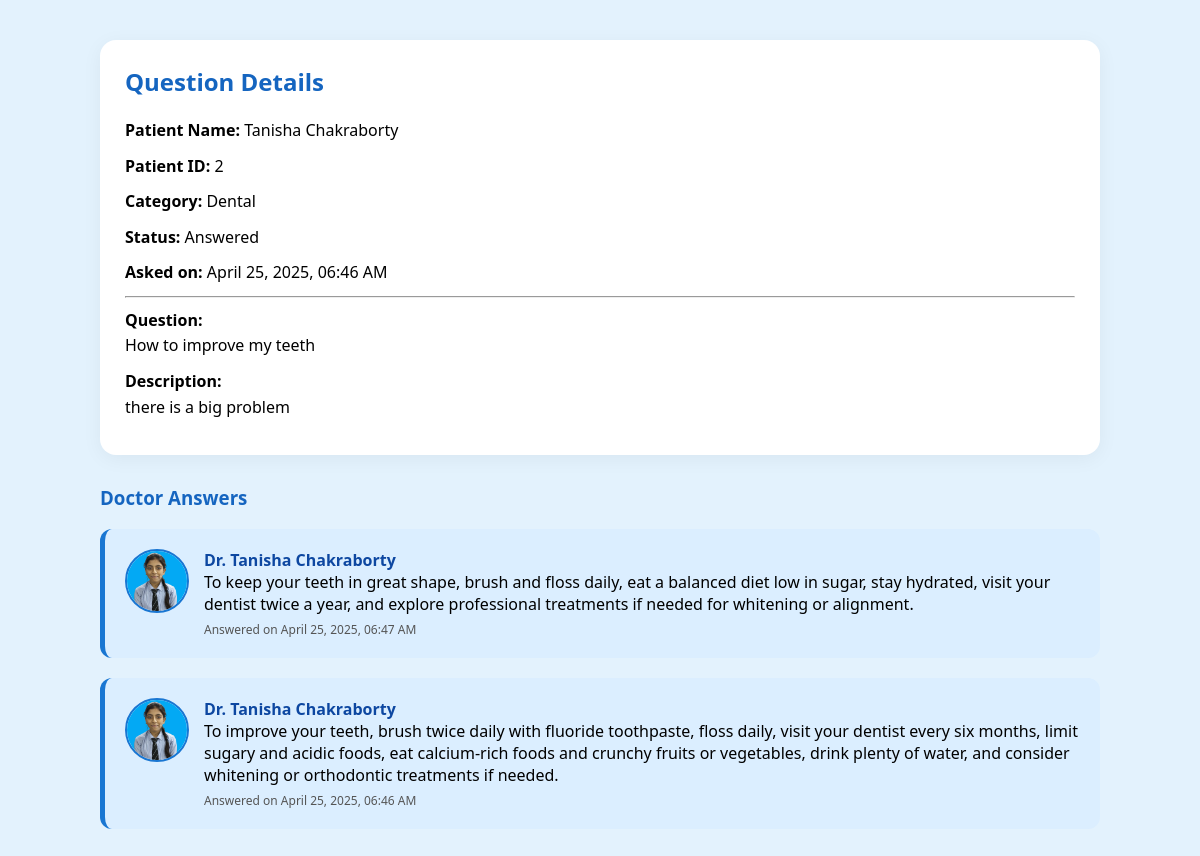
Page /patient/patient-viewAnswer.php?question_id=3 (signed in) on the committed database.
### tables this page shows
CREATE TABLE `question` (
  `question_id` int(11) NOT NULL,
  `patient_id` int(11) NOT NULL,
  `specialty` varchar(255) NOT NULL,
  `question` text NOT NULL,
  `description` text DEFAULT NULL,
  `question_time` timestamp NOT NULL DEFAULT current_timestamp(),
  `status` enum('Pending','Answered') DEFAULT 'Pending'
);

CREATE TABLE `patient` (
  `patient_id` int(11) NOT NULL,
  `name` varchar(100) NOT NULL,
  `email` varchar(255) NOT NULL,
  `password` varchar(255) NOT NULL,
  `phone` varchar(15) DEFAULT NULL,
  `gender` enum('Male','Female','Other') DEFAULT NULL,
  `dob` date DEFAULT NULL,
  `blood_group` varchar(10) DEFAULT NULL,
  `emergency_contact` varchar(16) DEFAULT NULL,
  `area` text DEFAULT NULL,
  `city` varchar(100) DEFAULT NULL,
  `state` varchar(100) DEFAULT NULL,
  `pincode` varchar(10) DEFAULT NULL,
  `profile_img` varchar(255) DEFAULT NULL,
  `availability` enum('Active','Inactive','Blocked') DEFAULT 'Active',
  `created_at` timestamp NOT NULL DEFAULT current_timestamp(),
  `updated_at` timestamp NOT NULL DEFAULT current_timestamp() ON UPDATE current_timestamp()
);

CREATE TABLE `answer` (
  `answer_id` int(11) NOT NULL,
  `question_id` int(11) NOT NULL,
  `doctor_id` int(11) NOT NULL,
  `answer` text NOT NULL,
  `answer_time` timestamp NOT NULL DEFAULT current_timestamp()
);

CREATE TABLE `doctor` (
  `doctor_id` int(11) NOT NULL,
  `UID` varchar(20) NOT NULL,
  `name` varchar(255) NOT NULL,
  `email` varchar(255) NOT NULL,
  `phone` varchar(15) DEFAULT NULL,
  `password` varchar(255) NOT NULL,
  `specialization` varchar(255) DEFAULT NULL,
  `experience` int(11) DEFAULT NULL,
  `qualification` text DEFAULT NULL,
  `bio` text DEFAULT NULL,
  `profile_img` varchar(255) DEFAULT NULL,
  `rating` decimal(3,2) DEFAULT 0.00,
  `total_reviews` int(11) DEFAULT 0,
  `availability` enum('Active','Inactive','Blocked') DEFAULT 'Active',
  `address` varchar(512) DEFAULT NULL,
  `gender` enum('Male','Female','Other') DEFAULT NULL,
  `dob` date DEFAULT NULL,
  `fees` decimal(10,2) DEFAULT NULL,
  `emergency` enum('Yes','No') DEFAULT NULL,
  `created_at` timestamp NOT NULL DEFAULT current_timestamp(),
  `updated_at` timestamp NOT NULL DEFAULT current_timestamp() ON UPDATE current_timestamp()
);

### patient/patient-viewAnswer.php (the view, shortened to what this page needs)
<?php
include '../connection.php';
$question_id = $_GET['question_id'] ?? null;
$q_query = "SELECT q.*, p.name AS patient_name FROM question q
            JOIN patient p ON q.patient_id = p.patient_id
            WHERE q.question_id = $question_id";
$q_result = mysqli_query($conn, $q_query);
$question = mysqli_fetch_assoc($q_result);
$a_query = "SELECT a.answer, a.answer_time, d.name AS doctor_name, d.profile_img
            FROM answer a
            JOIN doctor d ON a.doctor_id = d.doctor_id
            WHERE a.question_id = $question_id
            ORDER BY a.answer_time DESC";
$a_result = mysqli_query($conn, $a_query);
?>
<!DOCTYPE html>
<html>
<head>
</head>
<body>
    <div class="container">
        <div class="question-box">
            <h2>Question Details</h2>
            <p><strong>Patient Name:</strong> <?= htmlspecialchars($question['patient_name']) ?></p>
            <p><strong>Patient ID:</strong> <?= htmlspecialchars($question['patient_id']) ?></p>
            <p><strong>Category:</strong> <?= htmlspecialchars($question['specialty']) ?></p>
            <p><strong>Status:</strong> <?= htmlspecialchars($question['status']) ?></p>
            <p><strong>Asked on:</strong> <?= date("F d, Y, h:i A", strtotime($question['question_time'])) ?></p>
            <hr>
            <p><strong>Question:</strong><br><?= nl2br(htmlspecialchars($question['question'])) ?></p>
            <p><strong>Description:</strong><br><?= nl2br(htmlspecialchars($question['description'])) ?></p>
        </div>
        <h3 style="color: #1565c0;">Doctor Answers</h3>
        <?php if (mysqli_num_rows($a_result) > 0): ?>
            <?php while ($ans = mysqli_fetch_assoc($a_result)): ?>
                <div class="answer-box">
                    <img src="../upload/doctor/<?= htmlspecialchars($ans['profile_img']) ?>" class="doctor-photo" alt="Doctor">
                    <div class="answer-content">
                        <div class="doctor-name"><?= htmlspecialchars($ans['doctor_name']) ?></div>
                        <p><?= nl2br(htmlspecialchars($ans['answer'])) ?></p>
                        <div class="timestamp">Answered on <?= date("F d, Y, h:i A", strtotime($ans['answer_time'])) ?></div>
                    </div>
                </div>
            <?php endwhile; ?>
        <?php else: ?>
            <p>No answers have been provided yet.</p>
        <?php endif; ?>
    </div>
</body>
</html>

### patient/patient-viewAnswer.php (style rules this page uses)
body { font-family: 'Segoe UI', sans-serif; margin: 0; padding: 0; background: #e3f2fd; }
.container { max-width: 1000px; margin: 40px auto; padding: 0 20px; }
.question-box { background: #ffffff; border-radius: 16px; padding: 25px; box-shadow: 0 4px 20px rgba(0, 0, 0, 0.05); margin-bottom: 30px; }
.question-box h2 { color: #1565c0; }
.question-box p { margin: 10px 0; line-height: 1.6; }
.answer-box { background: #dbeeff; border-left: 5px solid #1976d2; padding: 20px; border-radius: 12px; margin-bottom: 20px; display: flex; gap: 15px; align-items: flex-start; }
.doctor-photo { width: 60px; height: 60px; border-radius: 50%; object-fit: cover; border: 2px solid #1976d2; }
.answer-content { flex: 1; }
.answer-content p { margin: 0; }
.doctor-name { font-weight: bold; color: #0d47a1; }
.timestamp { font-size: 12px; color: #555; margin-top: 6px; }
h2, h3 { margin-top: 0; }

### rows in the picture
question: patient.name "Tanisha Chakraborty", patient "2", specialty "Dental", status "Answered", question_time "April 25, 2025, 06:46 AM", question "How to improve my teeth", description "there is a big problem"
answer: doctor.profile_img (picture), doctor.name "Dr. Tanisha Chakraborty", answer "To keep your teeth in great shape, brush and floss daily, eat a balanced diet low in sugar, stay hydrated, visit your dentist twice a year, and explore professional treatments if needed for whitening or alignment.", answer_time "April 25, 2025, 06:47 AM"
answer: doctor.profile_img (picture), doctor.name "Dr. Tanisha Chakraborty", answer "To improve your teeth, brush twice daily with fluoride toothpaste, floss daily, visit your dentist every six months, limit sugary and acidic foods, eat calcium-rich foods and crunchy fruits or vegetables, drink plenty of water, and consider whitening or orthodontic treatments if needed.", answer_time "April 25, 2025, 06:46 AM"
